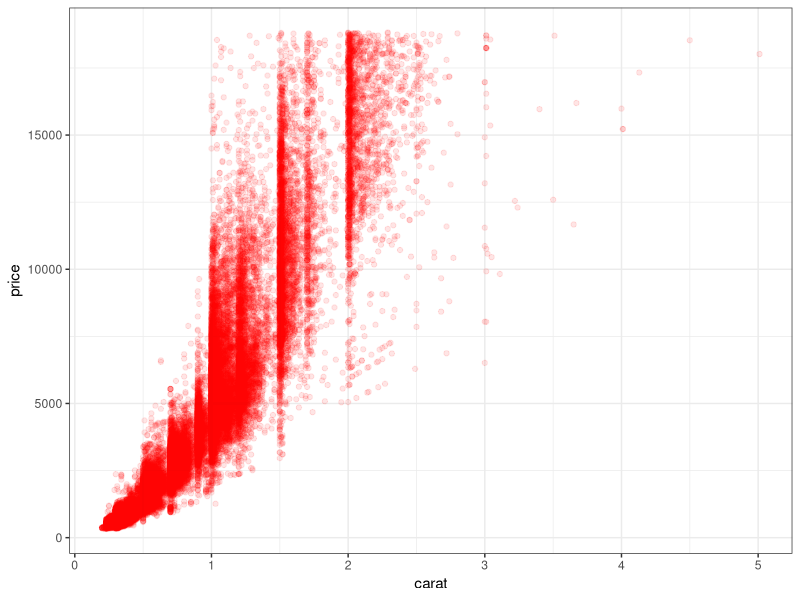
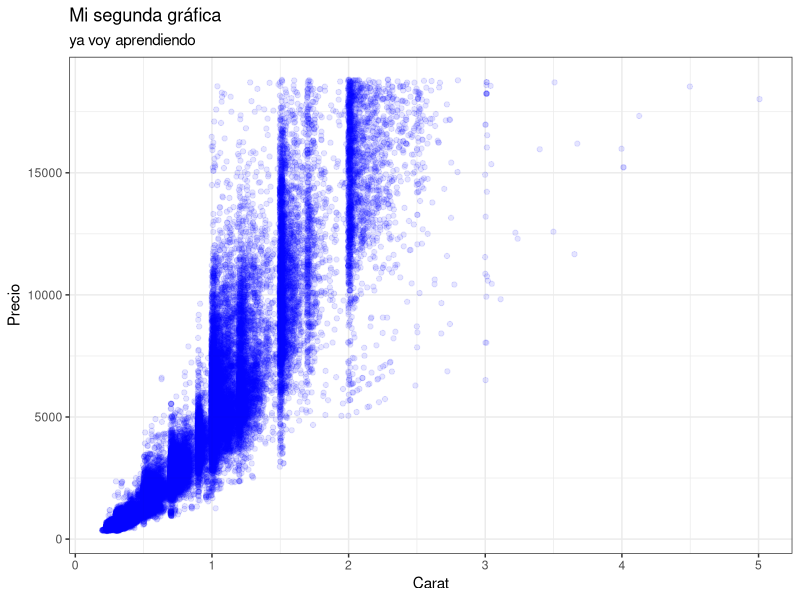
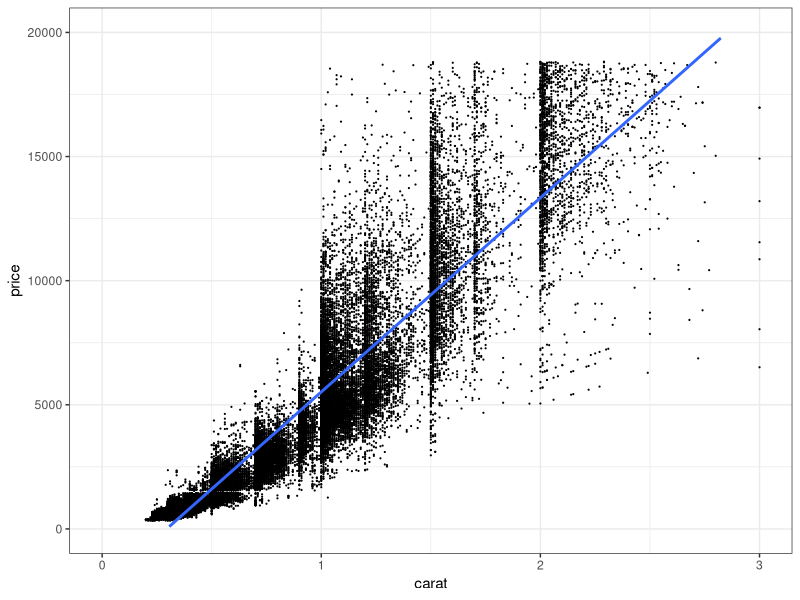
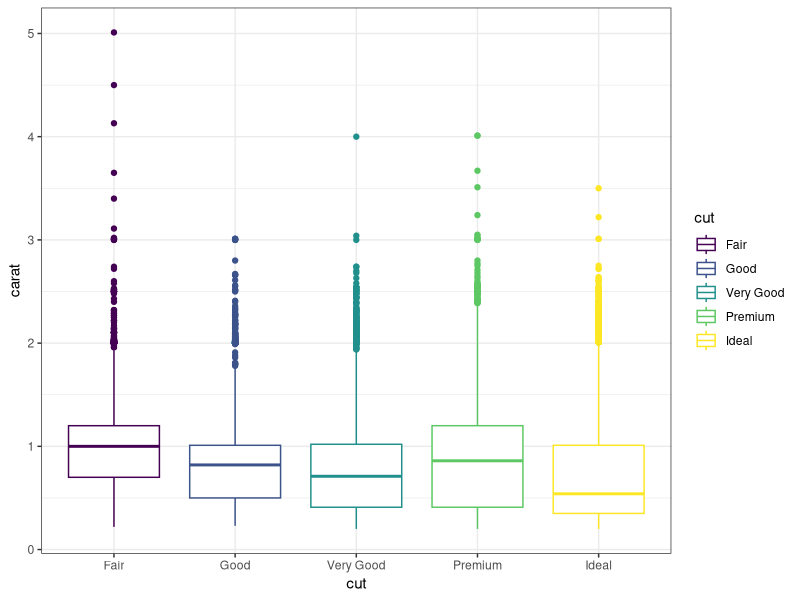
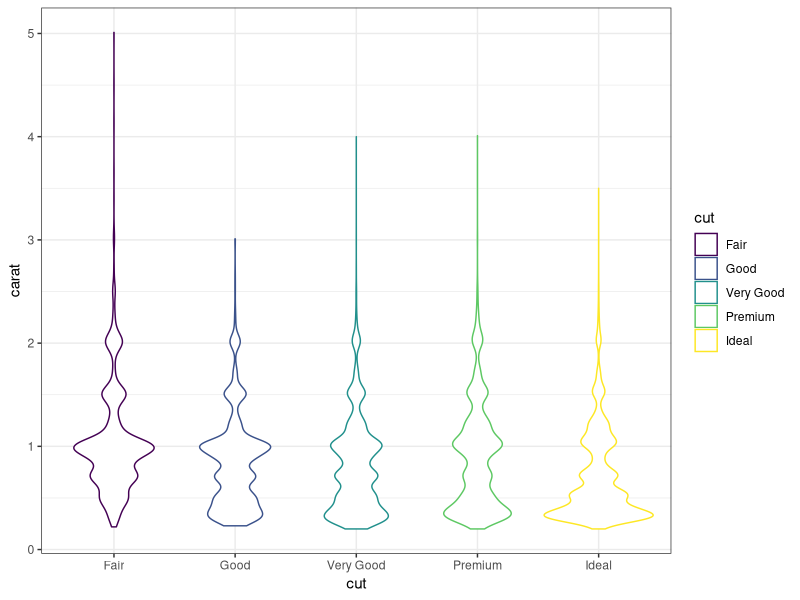
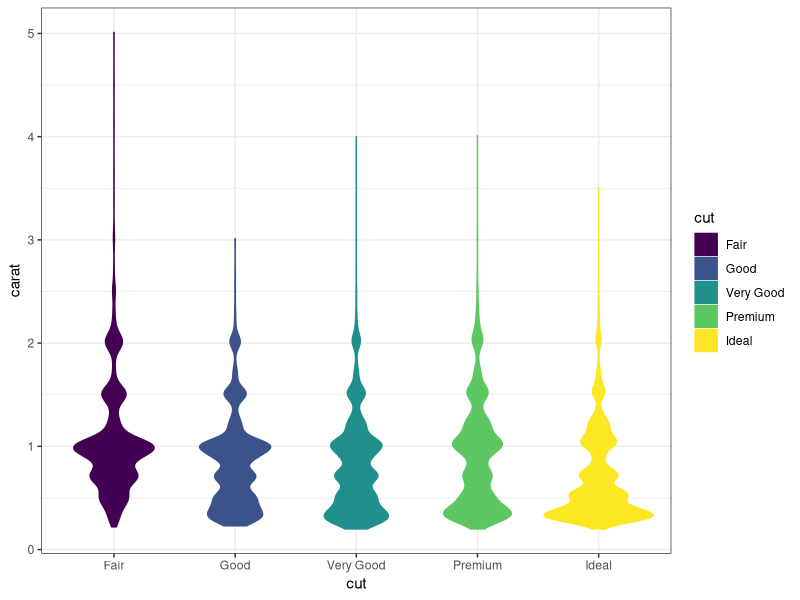
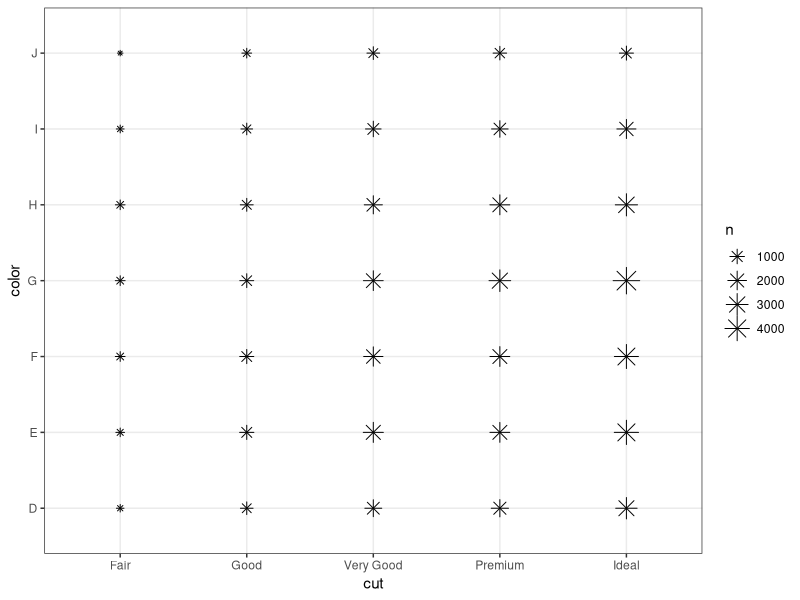
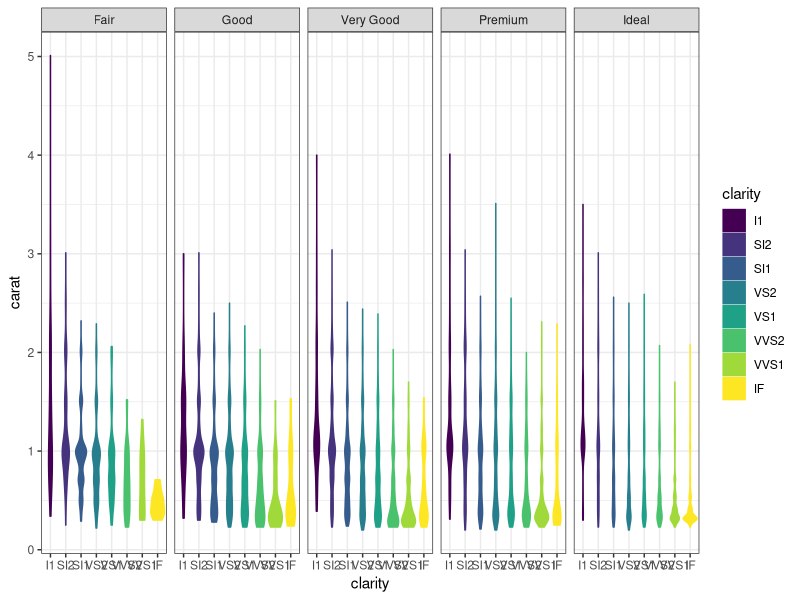

These figures' R source, in order:
## ---- chunk 1
knitr::opts_chunk$set(echo = TRUE)
library(dplyr)
library(ggplot2)
## ---- chunk 2
diamonds %>%
ggplot(aes(carat, price)) +
  geom_point(color = 'red', 
             alpha = 0.1) +
  theme_bw()
## ---- chunk 3
diamonds %>%
  ggplot(aes(carat, price)) + 
  geom_jitter(alpha = 0.1,
              color = 'blue') +
  labs(title = 'Mi segunda gráfica',
       subtitle = 'ya voy aprendiendo',
       x = 'Carat',
       y = 'Precio') +
  theme_bw()
## ---- chunk 4
diamonds %>%
  ggplot(aes(carat, price)) +
  geom_point(size = 0.1) + 
  geom_smooth(method = 'lm') +
  scale_x_continuous(limits = c(0, 3)) +
  scale_y_continuous(limits = c(0, 20000)) +
  theme_bw()
## ---- chunk 5
diamonds %>%
  ggplot(aes(cut, carat)) +
  geom_boxplot(aes(group = cut, color = cut)) +
  theme_bw()
## ---- chunk 6
diamonds %>%
  ggplot(aes(cut, carat)) +
  geom_violin(aes(group = cut, 
                  color = cut)) +
  theme_bw()
## ---- chunk 7
diamonds %>%
  ggplot(aes(cut, carat)) +
  geom_violin(aes(group = cut, 
                  color = cut,
                  fill = cut)) +
  theme_bw()
## ---- chunk 8
diamonds %>%
  ggplot(aes(cut, color)) +
  geom_count(shape = 8) +
  theme_bw()
## ---- chunk 9
diamonds %>%
  ggplot(aes(clarity, carat)) +
  geom_violin(aes(group = clarity, 
                  color = clarity,
                  fill = clarity)) +
  facet_grid(.~ cut) +
  theme_bw()
